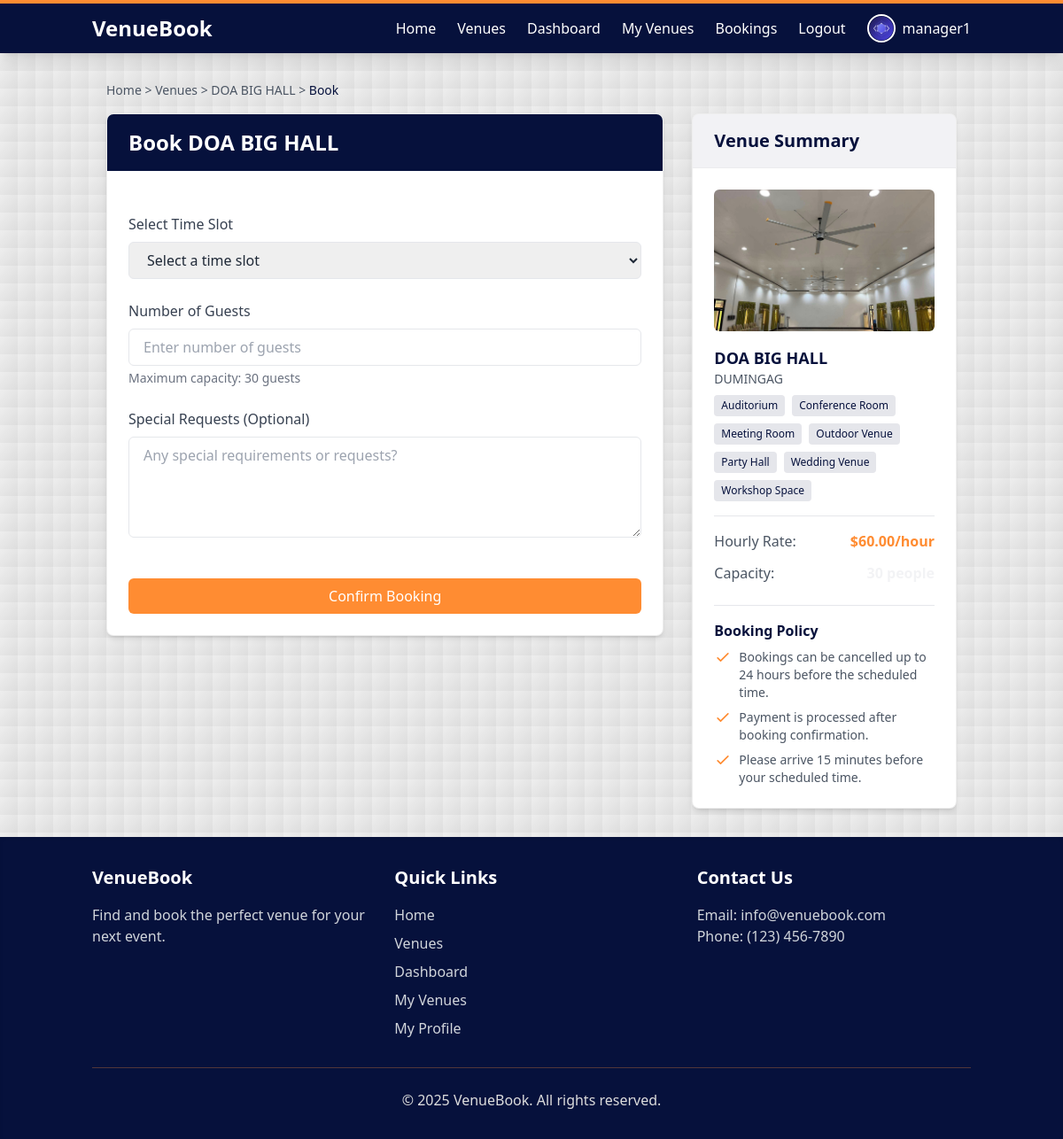
Screenshot of /venues/4/book/ (signed in) with the database file from the repository.
### booking/models/user_profile.py (models this page shows, shortened)
class UserProfile(models.Model):
    USER_ROLE_CHOICES = [
        ('guest', 'Guest'),
        ('regular', 'Regular User'),
        ('premium', 'Premium User'),
        ('corporate', 'Corporate Client'),
    ]
    user = models.OneToOneField(User, on_delete=models.CASCADE, related_name='profile')
    role = models.CharField(max_length=20, choices=USER_ROLE_CHOICES, default='regular')
    profile_picture = models.ImageField(upload_to='profiles/', blank=True, null=True)
    phone = models.CharField(max_length=20, blank=True)
    address = models.CharField(max_length=255, blank=True)
    preferred_payment_method = models.CharField(max_length=50, blank=True)
    booking_preferences = models.TextField(blank=True)
    created_at = models.DateTimeField(auto_now_add=True)
    updated_at = models.DateTimeField(auto_now=True)
    class Meta:
        verbose_name = "User Profile"
        verbose_name_plural = "User Profiles"

### booking/models/venue.py (models this page shows, shortened)
class Venue(models.Model):
    STATUS_CHOICES = [
        ('active', 'Active'),
        ('maintenance', 'Under Maintenance'),
        ('inactive', 'Inactive'),
    ]
    name = models.CharField(max_length=200)
    description = models.TextField()
    address = models.CharField(max_length=255)
    capacity = models.PositiveIntegerField()
    hourly_rate = models.DecimalField(max_digits=10, decimal_places=2)
    image = models.ImageField(upload_to='venues/', blank=True, null=True)
    categories = models.ManyToManyField(Category, related_name='venues')
    manager = models.ForeignKey(VenueManager, on_delete=models.SET_NULL, null=True, related_name='managed_venues')
    status = models.CharField(max_length=20, choices=STATUS_CHOICES, default='active')
    created_at = models.DateTimeField(auto_now_add=True)
    updated_at = models.DateTimeField(auto_now=True)
    class Meta:
        ordering = ['name']

### booking/models/category.py (models this page shows, shortened)
class Category(models.Model):
    name = models.CharField(max_length=100)
    description = models.TextField(blank=True)
    class Meta:
        verbose_name_plural = "Categories"
        ordering = ['name']

### booking/views/booking_views.py (the view, shortened to what this page needs)
# urls.py: path('venues/<int:venue_id>/book/', views.book_venue, name='book_venue'),
@login_required
def book_venue(request, venue_id):
    venue = get_object_or_404(Venue, id=venue_id, status='active')
    available_slots = TimeSlot.objects.filter(venue=venue, is_available=True).order_by('date', 'start_time')
    context = {
        'venue': venue,
        'available_slots': available_slots,
    }
    return render(request, 'booking/book_venue.html', context)

### booking/context_processors.py (called while the page is built)
def common_context(request):
    return {
        'all_categories': Category.objects.all(),
    }

### booking/templatetags/user_tags.py (called while the page is built)
@register.filter
def has_profile_picture(user):
    return hasattr(user, 'profile') and user.profile.profile_picture

### templates/booking/book_venue.html (shortened to what this page needs)
{% extends 'base.html' %}
{% block content %}
<div class="container mx-auto px-4">
    <div class="text-sm text-gray-600 mb-4">
        <a href="{% url 'home' %}" class="hover:text-accent">Home</a> &gt;
        <a href="{% url 'venue_list' %}" class="hover:text-accent">Venues</a> &gt;
        <a href="{% url 'venue_detail' venue.id %}" class="hover:text-accent">{{ venue.name }}</a> &gt;
        <span class="text-primary">Book</span>
    </div>
    <div class="grid grid-cols-1 lg:grid-cols-3 gap-8">
        <div class="lg:col-span-2">
            <div class="bg-white rounded-lg shadow-md border border-light-gray/50 overflow-hidden">
                <div class="bg-primary text-white py-4 px-6">
                    <h1 class="text-2xl font-bold">Book {{ venue.name }}</h1>
                </div>
                <div class="p-6">
                    {% if available_slots %}
                    <form action="{% url 'book_venue' venue.id %}" method="post" class="space-y-6">
                        <div>
                            <label for="time_slot" class="block text-gray-700 font-medium mb-2">Select Time Slot</label>
                            <select id="time_slot" name="time_slot" required
                                    class="w-full px-4 py-2 border rounded-md text-gray-800 focus:outline-none focus:ring-2 focus:ring-accent">
                                <option value="">Select a time slot</option>
                            </select>
                        </div>
                        <div>
                            <label for="num_guests" class="block text-gray-700 font-medium mb-2">Number of Guests</label>
                            <input type="number" id="num_guests" name="num_guests" min="1" max="{{ venue.capacity }}" required
                                   class="w-full px-4 py-2 border rounded-md text-gray-800 focus:outline-none focus:ring-2 focus:ring-accent"
                                   placeholder="Enter number of guests">
                            <p class="text-sm text-gray-500 mt-1">Maximum capacity: {{ venue.capacity }} guests</p>
                        </div>
                        <div>
                            <label for="special_requests" class="block text-gray-700 font-medium mb-2">Special Requests (Optional)</label>
                            <textarea id="special_requests" name="special_requests" rows="4"
                                      class="w-full px-4 py-2 border rounded-md text-gray-800 focus:outline-none focus:ring-2 focus:ring-accent"
                                      placeholder="Any special requirements or requests?"></textarea>
                        </div>
                        <div class="pt-4">
                            <button type="submit" class="w-full bg-accent text-white py-2 px-4 rounded-md hover:bg-accent/80 focus:outline-none focus:ring-2 focus:ring-accent focus:ring-offset-2 transition">
                                Confirm Booking
                            </button>
                        </div>
                    </form>
                    {% endif %}
                </div>
            </div>
        </div>
        <div class="lg:col-span-1">
            <div class="bg-white rounded-lg shadow-md border border-light-gray/50 overflow-hidden sticky top-4">
                <div class="bg-primary/5 py-4 px-6 border-b border-light-gray/30">
                    <h2 class="text-xl font-semibold text-primary">Venue Summary</h2>
                </div>
                <div class="p-6">
                    <div class="mb-4">
                        {% if venue.image %}
                        <img src="{{ venue.image.url }}" alt="{{ venue.name }}" class="w-full h-40 object-cover rounded-md mb-4">
                        {% else %}
                        <div class="w-full h-40 bg-light-gray/30 flex items-center justify-center rounded-md mb-4">
                            <span class="text-gray-500">No image available</span>
                        </div>
                        {% endif %}
                        <h3 class="text-lg font-semibold text-primary">{{ venue.name }}</h3>
                        <p class="text-gray-600 text-sm mb-2">{{ venue.address }}</p>
                        <div class="flex flex-wrap gap-2 mb-4">
                            {% for category in venue.categories.all %}
                            <span class="bg-primary/10 text-primary text-xs px-2 py-1 rounded">{{ category.name }}</span>
                            {% endfor %}
                        </div>
                    </div>
                    <div class="space-y-3 border-t pt-4">
                        <div class="flex justify-between">
                            <span class="text-gray-600">Hourly Rate:</span>
                            <span class="font-semibold text-accent">${{ venue.hourly_rate }}/hour</span>
                        </div>
                        <div class="flex justify-between">
                            <span class="text-gray-600">Capacity:</span>
                            <span class="font-semibold">{{ venue.capacity }} people</span>
                        </div>
                    </div>
                    <div class="mt-6 pt-4 border-t">
                        <h3 class="font-semibold text-primary mb-2">Booking Policy</h3>
                        <ul class="text-sm text-gray-600 space-y-2">
                            <li class="flex items-start">
                                <svg class="h-5 w-5 text-accent mr-2 flex-shrink-0" fill="none" viewBox="0 0 24 24" stroke="currentColor">
                                    <path stroke-linecap="round" stroke-linejoin="round" stroke-width="2" d="M5 13l4 4L19 7"></path>
                                </svg>
                                <span>Bookings can be cancelled up to 24 hours before the scheduled time.</span>
                            </li>
                            <li class="flex items-start">
                                <svg class="h-5 w-5 text-accent mr-2 flex-shrink-0" fill="none" viewBox="0 0 24 24" stroke="currentColor">
                                    <path stroke-linecap="round" stroke-linejoin="round" stroke-width="2" d="M5 13l4 4L19 7"></path>
                                </svg>
                                <span>Payment is processed after booking confirmation.</span>
                            </li>
                            <li class="flex items-start">
                                <svg class="h-5 w-5 text-accent mr-2 flex-shrink-0" fill="none" viewBox="0 0 24 24" stroke="currentColor">
                                    <path stroke-linecap="round" stroke-linejoin="round" stroke-width="2" d="M5 13l4 4L19 7"></path>
                                </svg>
                                <span>Please arrive 15 minutes before your scheduled time.</span>
                            </li>
                        </ul>
                    </div>
                </div>
            </div>
        </div>
    </div>
</div>
{% endblock %}

### templates/base.html (shortened to what this page needs)
<!DOCTYPE html>
{% load user_tags %}
<html lang="en">
<head>
    <script src="https://cdn.tailwindcss.com"></script>
</head>
<body class="min-h-screen flex flex-col bg-gradient-to-br from-off-white to-light-gray bg-fixed pattern-dots text-primary/5 pattern-size-2">
    <nav class="bg-primary text-white shadow-lg relative z-20 border-t-4 border-accent">
        <div class="container mx-auto px-4 py-3">
            <div class="flex justify-between items-center">
                <a href="{% url 'home' %}" class="text-2xl font-bold">VenueBook</a>
                <div class="hidden md:flex items-center space-x-6">
                    <a href="{% url 'home' %}" class="hover:text-accent transition">Home</a>
                    <a href="{% url 'venue_list' %}" class="hover:text-accent transition">Venues</a>
                    {% if user.is_authenticated %}
                        {% if user.is_staff and user.venue_manager.is_approved %}
                            <a href="{% url 'manager_dashboard' %}" class="hover:text-accent transition">Dashboard</a>
                            <a href="{% url 'manager_venues' %}" class="hover:text-accent transition">My Venues</a>
                            <a href="{% url 'manager_bookings' %}" class="hover:text-accent transition">Bookings</a>
                        {% else %}
                            <a href="{% url 'user_dashboard' %}" class="hover:text-accent transition">Dashboard</a>
                            <a href="{% url 'my_bookings' %}" class="hover:text-accent transition">My Bookings</a>
                        {% endif %}
                        <a href="#" onclick="document.getElementById('logout-form').submit(); return false;" class="hover:text-accent transition">Logout</a>
                        <a href="{% url 'my_profile' %}" class="flex items-center hover:text-accent transition">
                            {% if user|has_profile_picture %}
                                <img src="{{ user.profile.profile_picture.url }}" alt="{{ user.username }}"
                                     class="w-8 h-8 rounded-full object-cover border-2 border-white mr-2">
                            {% else %}
                                <div class="w-8 h-8 rounded-full bg-accent flex items-center justify-center border-2 border-white mr-2">
                                    <span class="text-primary font-bold text-sm">{{ user.username|slice:":1"|upper }}</span>
                                </div>
                            {% endif %}
                            <span>{{ user.username }}</span>
                        </a>
                    {% else %}
                        <a href="{% url 'login' %}" class="hover:text-accent transition">Login</a>
                    {% endif %}
                </div>
            </div>
        </div>
    </nav>
    <main class="container mx-auto px-4 py-8 flex-grow relative z-10">
        {% block content %}{% endblock %}
    </main>
    <footer class="bg-primary text-white py-8 mt-auto shadow-inner relative z-20">
        <div class="container mx-auto px-4">
            <div class="grid grid-cols-1 md:grid-cols-3 gap-8">
                <div>
                    <h3 class="text-xl font-bold mb-4">VenueBook</h3>
                    <p class="text-gray-300">Find and book the perfect venue for your next event.</p>
                </div>
                <div>
                    <h3 class="text-xl font-bold mb-4">Quick Links</h3>
                    <ul class="space-y-2 text-gray-300">
                        <li><a href="{% url 'home' %}" class="hover:text-accent transition">Home</a></li>
                        <li><a href="{% url 'venue_list' %}" class="hover:text-accent transition">Venues</a></li>
                        {% if user.is_authenticated %}
                            {% if user.is_staff and user.venue_manager.is_approved %}
                                <li><a href="{% url 'manager_dashboard' %}" class="hover:text-accent transition">Dashboard</a></li>
                                <li><a href="{% url 'manager_venues' %}" class="hover:text-accent transition">My Venues</a></li>
                            {% else %}
                                <li><a href="{% url 'user_dashboard' %}" class="hover:text-accent transition">Dashboard</a></li>
                                <li><a href="{% url 'my_bookings' %}" class="hover:text-accent transition">My Bookings</a></li>
                            {% endif %}
                            <li><a href="{% url 'my_profile' %}" class="hover:text-accent transition">My Profile</a></li>
                        {% else %}
                            <li><a href="{% url 'login' %}" class="hover:text-accent transition">Login</a></li>
                        {% endif %}
                    </ul>
                </div>
                <div>
                    <h3 class="text-xl font-bold mb-4">Contact Us</h3>
                    <p class="text-gray-300">Email: info@venuebook.com</p>
                    <p class="text-gray-300">Phone: (123) 456-7890</p>
                </div>
            </div>
            <div class="border-t border-accent/30 mt-8 pt-6 text-center text-light-gray">
                <p>&copy; {% now "Y" %} VenueBook. All rights reserved.</p>
            </div>
        </div>
    </footer>
</body>
</html>

### templates/base.html (style rules this page uses)
.pattern-dots { background-image: radial-gradient(currentColor 1px, transparent 1px); background-size: calc(10 * 1px) calc(10 * 1px); }
.pattern-size-2 { background-size: calc(20 * 1px) calc(20 * 1px); }

### rows the page displays
Venue: name "DOA BIG HALL", capacity "30", image (picture), address "DUMINGAG", hourly_rate "60.00"
Category: name "Auditorium"
Category: name "Conference Room"
Category: name "Meeting Room"
Category: name "Outdoor Venue"
Category: name "Party Hall"
Category: name "Wedding Venue"
Category: name "Workshop Space"

### other values shown
{{ user.username }} "manager1"
